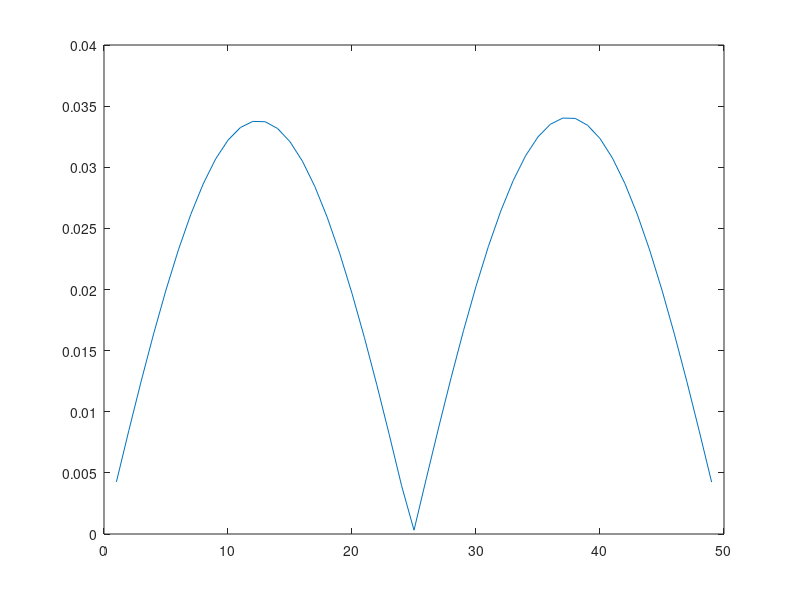

Recreate this plot in MATLAB.
Nh = 49;
h = 1/(Nh+1);
eh = ones(Nh,1);
k0 = 2*pi;
A = 1/h^2 * spdiags([-eh 2*eh -eh], -1:1, Nh, Nh) - k0^2 * spdiags(eh, 0, Nh, Nh);
% f = rand(Nh,1);
hmesh = (h:h:1-h)';
f = exp( -((hmesh-1/2)/(1/16)).^2 );
g = A' * f;
B = A' * A;
L = tril(B, 0);
U = triu(B, 1);
xstar = B \ g;
Linv = inv(L);

x = rand(Nh,1);
maxiter = 1000000;
err = zeros(maxiter,1);
H = 2/k0;
NH = round(1 / H);
H = 1/(NH+1);
Hmesh = (H:H:1-H)';

w0 = 1/(2*(1-cos(k0*H)));
w1 = -cos(k0*H)/(1-cos(k0*H));

eH = ones(NH, 1);
Ahatp = 1/H^2 * spdiags([-eH 2*eH -eH], -1:1, NH, NH) - ...
  2i*k0 * 1 / (2*H) * spdiags([-eH eH], [-1 1], NH, NH);
Bhatp = Ahatp' * Ahatp;
Lhatp = tril(Bhatp);
Uhatp = triu(Bhatp, 1);
Lhatpinv = inv(Lhatp);

Ahatm = 1/H^2 * spdiags([-eH 2*eH -eH], -1:1, NH, NH) + ...
  2i*k0 * 1 / (2*H) * spdiags([-eH eH], [-1 1], NH, NH);
Bhatm = Ahatm' * Ahatm;
Lhatm = tril(Bhatm);
Uhatm = triu(Bhatm, 1);
Lhatminv = inv(Lhatm);

for i = 1 : maxiter
  x = Linv * (g - U*x);
  % ferr = abs(fft(x-xstar));
  
  if( mod(i,10000) == 0 )
    % rp = (f - A*x) .* exp(-1i*k0*hmesh);
    rph = (f-A*x) .*exp(-1i*k0*hmesh);
    rpH = interp1( [0;hmesh;1], [0;rph;0], Hmesh, 'linear');
    rpH = w0 * [rpH(2:end);0] + ...
      w0 * [0; rpH(1:end-1)] + ...
      w1 * rpH;
    vph = x .* exp(-1i*k0*hmesh);
    vpH = interp1( [0;hmesh;1], [0;vph;0], Hmesh, 'linear');
    gpH = Ahatp' * rpH;
    for j = 1 : 50
      vpH = Lhatpinv * (gpH - Uhatp * vpH);
    end
    vph = interp1( [0;Hmesh;1], [0;vpH;0], hmesh, 'linear' );
    % vph = zeros(size(vph));

    rmh = (f - A*x) .* exp(1i*k0*hmesh);
    rmH = interp1( [0;hmesh;1], [0;rmh;0], Hmesh, 'linear');
    rmH = w0 * [rmH(2:end);0] + ...
      w0 * [0; rmH(1:end-1)] + ...
      w1 * rmH;
    vmh = x .* exp(1i*k0*hmesh);
    vmH = interp1( [0;hmesh;1], [0;vmh;0], Hmesh, 'linear');
    gmH = Ahatm' * rmH;
    for j = 1 : 50
      vmH = Lhatminv * (gmH - Uhatm * vmH);
    end
    vmh = interp1( [0;Hmesh;1], [0;vmH;0], hmesh, 'linear' );
    % vmh = zeros(size(vmh));


    x = x + vph .* exp(1i*k0*hmesh) + vmh .* exp(-1i*k0*hmesh);
    % 
    % x = x + vph .* exp(1i*k0*hmesh);

    plot( Hmesh, real(vpH) )
    pause
    plot( Hmesh, real(vmH) )
    pause
    plot(abs(x-xstar))
    pause  
  end
  % if( mod(i,100) == 0 )
    % plot( abs(Weightx) )
    % pause
  % end
  % err(i) = norm(x - xstar);
end

